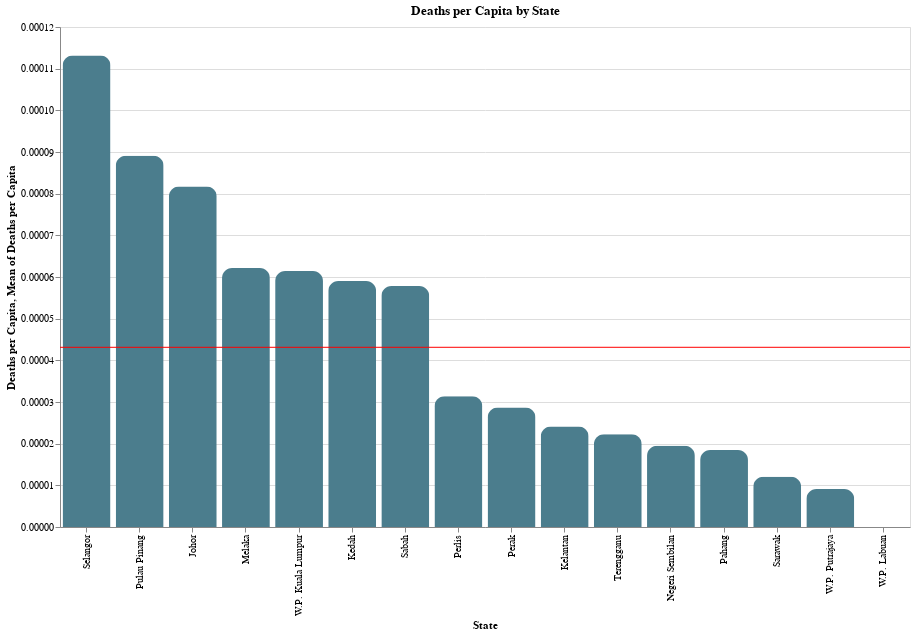

Write notebook code for a chart like this one.
### Code cell
#Plotting bar chart for deaths per capita by state

bar = alt.Chart(deaths_by_state).mark_bar(
    
    #To give the bars a rounded edge
    cornerRadiusTopLeft=10,
    cornerRadiusTopRight=10
).encode(
    
    #Sorting the values
    x=alt.X('State', sort='-y'),
    y='Deaths per Capita',
    color=alt.condition(
        alt.datum.year == 0,
        alt.value('red'),
        alt.value('#4b7d8d')
    )
)

#Adds a red line marking the mean value
rule = alt.Chart(deaths_by_state).mark_rule(color='red').encode(
    y='mean(Deaths per Capita)'
)

(bar + rule).properties(width=850, height=500, title='Deaths per Capita by State')

### Figure 1 — Vega-Lite specification as saved in the notebook (floating-point values rounded to 4 significant figures)
{"config": {"view": {"continuousWidth": 400, "continuousHeight": 300}}, "layer": [{"mark": {"type": "bar", "cornerRadiusTopLeft": 10, "cornerRadiusTopRight": 10}, "encoding": {"color": {"condition": {"value": "red", "test": "(datum.year === 0)"}, "value": "#4b7d8d"}, "x": {"type": "nominal", "field": "State", "sort": "-y"}, "y": {"type": "quantitative", "field": "Deaths per Capita"}}}, {"mark": {"type": "rule", "color": "red"}, "encoding": {"y": {"type": "quantitative", "aggregate": "mean", "field": "Deaths per Capita"}}}], "data": {"name": "data-aeaf9354cc4d8b79f1c80577709a43df"}, "height": 500, "title": "Deaths per Capita by State", "width": 850, "$schema": "https://vega.github.io/schema/vega-lite/v4.8.1.json", "datasets": {"data-aeaf9354cc4d8b79f1c80577709a43df": [{"State": "Selangor", "Deaths": 740, "Population": 6538000, "Deaths per Capita": 0.0001132}, {"State": "Pulau Pinang", "Deaths": 158, "Population": 1773600, "Deaths per Capita": 8.908e-05}, {"State": "Johor", "Deaths": 309, "Population": 3781000, "Deaths per Capita": 8.172e-05}, {"State": "Melaka", "Deaths": 58, "Population": 932700, "Deaths per Capita": 6.219e-05}, {"State": "W.P. Kuala Lumpur", "Deaths": 109, "Population": 1773700, "Deaths per Capita": 6.145e-05}, {"State": "Kedah", "Deaths": 129, "Population": 2185100, "Deaths per Capita": 5.904e-05}, {"State": "Sabah", "Deaths": 226, "Population": 3908500, "Deaths per Capita": 5.782e-05}, {"State": "Perlis", "Deaths": 8, "Population": 254900, "Deaths per Capita": 3.138e-05}, {"State": "Perak", "Deaths": 72, "Population": 2510300, "Deaths per Capita": 2.868e-05}, {"State": "Kelantan", "Deaths": 46, "Population": 1906700, "Deaths per Capita": 2.413e-05}, {"State": "Terengganu", "Deaths": 28, "Population": 1259300, "Deaths per Capita": 2.223e-05}, {"State": "Negeri Sembilan", "Deaths": 22, "Population": 1128800, "Deaths per Capita": 1.949e-05}, {"State": "Pahang", "Deaths": 31, "Population": 1678700, "Deaths per Capita": 1.847e-05}, {"State": "Sarawak", "Deaths": 34, "Population": 2816500, "Deaths per Capita": 1.207e-05}, {"State": "W.P. Putrajaya", "Deaths": 1, "Population": 110000, "Deaths per Capita": 9.091e-06}, {"State": "W.P. Labuan", "Deaths": 0, "Population": 99600, "Deaths per Capita": 0.0}]}}
